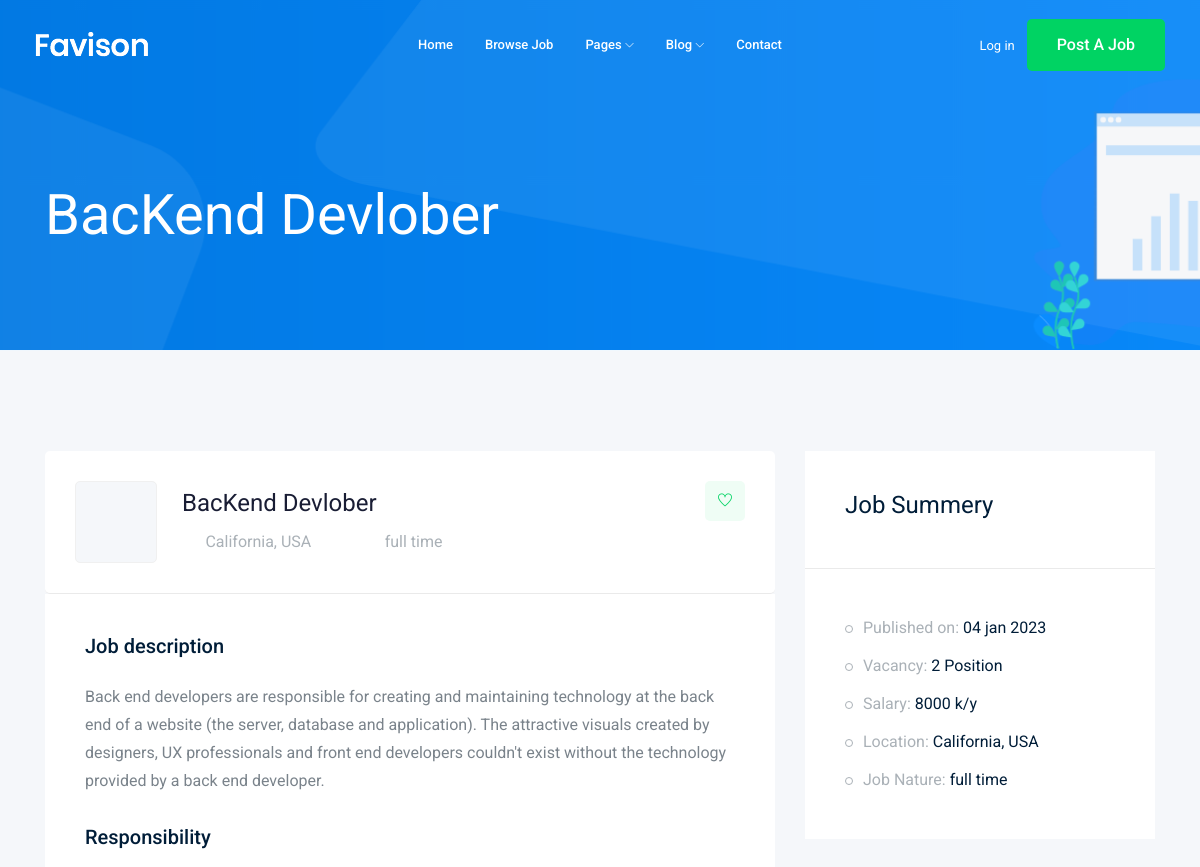
The page /jobs/1 (upper part) on the database as committed earlier.
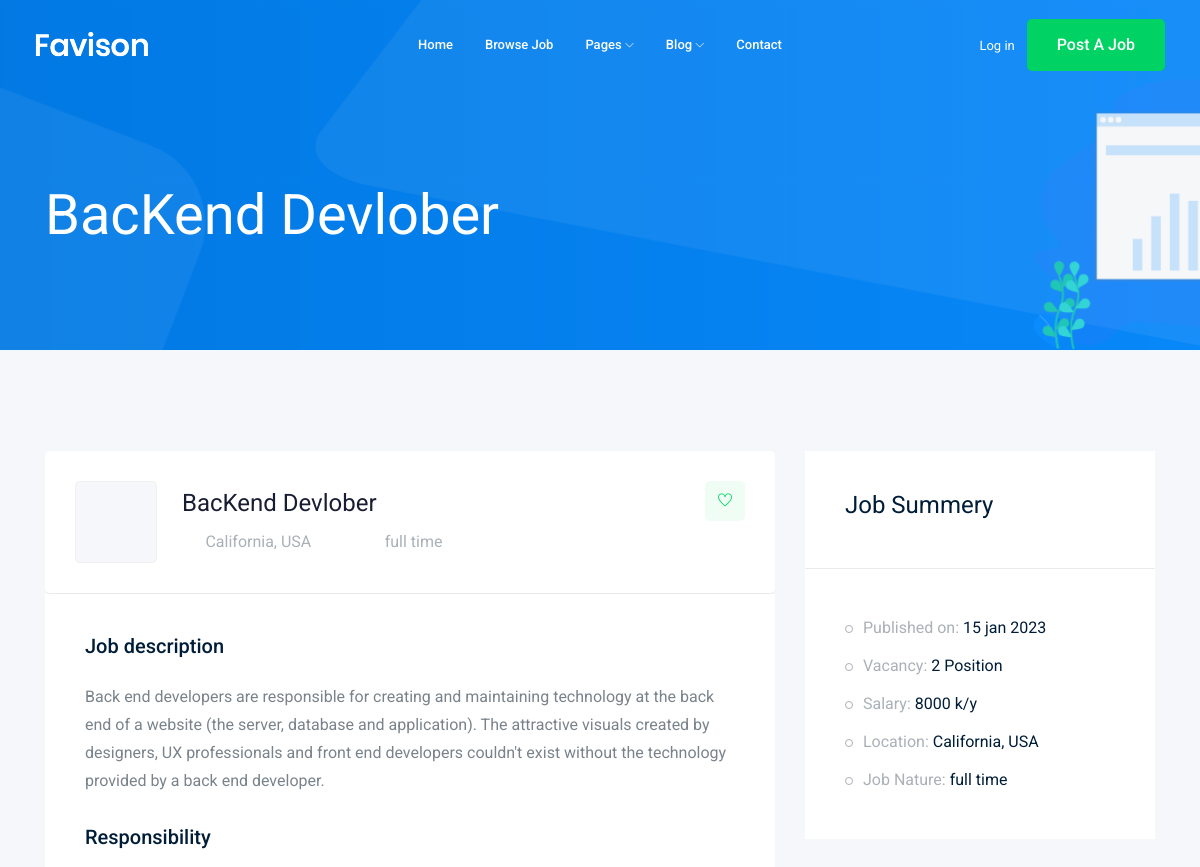
The same page on the database as committed later.
### job/models.py (models this page shows)
class Job (models.Model):
    title = models.CharField(max_length=200)
    job_type = models.CharField(max_length=15, choices=JOB_TYPE)
    description = models.TextField(max_length=500)
    image = models.ImageField(upload_to=upload_img,)
    published_at = models.DateTimeField(auto_now=True)
    vacancy = models.IntegerField(default=1)
    salary = models.IntegerField(default=0)
    experience = models.IntegerField(default=1)
    category = models.ForeignKey(
        'category', on_delete=models.CASCADE, related_name='category')
    def __str__(self):
        return self.title

### job/views.py (the view)
# urls.py: path('<int:job_id>', views.job_details),
def job_details(request, job_id):
    job = Job.objects.get(id=job_id)
    context = {'job': job}
    return render(request, 'job_details.html', context)

### job/templates/job_details.html (shortened to what this page needs)
{% extends 'base.html' %}
{% block body %}
<div class="bradcam_area bradcam_bg_1">
  <div class="container">
    <div class="row">
      <div class="col-xl-12">
        <div class="bradcam_text">
          <h3>{{job}}</h3>
        </div>
      </div>
    </div>
  </div>
</div>
<div class="job_details_area">
  <div class="container">
    <div class="row">
      <div class="col-lg-8">
        <div class="job_details_header">
          <div class="single_jobs white-bg d-flex justify-content-between">
            <div class="jobs_left d-flex align-items-center">
              <div class="thumb">
              </div>
              <div class="jobs_conetent">
                <a href="#">
                  <h4>{{job}}</h4>
                </a>
                <div class="links_locat d-flex align-items-center">
                  <div class="location">
                    <p><i class="fa fa-map-marker"></i> California, USA</p>
                  </div>
                  <div class="location">
                    <p><i class="fa fa-clock-o"></i> {{job.job_type}}</p>
                  </div>
                </div>
              </div>
            </div>
            <div class="jobs_right">
              <div class="apply_now">
                <a class="heart_mark" href="#">
                  <i class="ti-heart"></i>
                </a>
              </div>
            </div>
          </div>
        </div>
        <div class="descript_wrap white-bg">
          <div class="single_wrap">
            <h4>Job description</h4>
            <p>
              {{job.description}}
            </p>
          </div>
          <div class="single_wrap">
            <h4>Responsibility</h4>
          </div>
        </div>
      </div>
      <div class="col-lg-4">
        <div class="job_sumary">
          <div class="summery_header">
            <h3>Job Summery</h3>
          </div>
          <div class="job_content">
            <ul>
              <li>Published on: <span>{{job.published_at | date:'d b Y'}}</span></li>
              <li>Vacancy: <span>{{job.vacancy}} Position</span></li>
              <li>Salary: <span>{{job.salary}} k/y</span></li>
              <li>Location: <span>California, USA</span></li>
              <li>Job Nature: <span> {{job.job_type}}</span></li>
            </ul>
          </div>
        </div>
      </div>
    </div>
  </div>
</div>
{% endblock body %}

### templates/base.html (shortened to what this page needs)
{% load static %}
<!DOCTYPE html>
<html class="no-js" lang="zxx">
<head>
    <link rel="stylesheet" href="{% static 'css/bootstrap.min.css' %}" />
    <link rel="stylesheet" href="{% static 'css/owl.carousel.min.css' %}" />
    <link rel="stylesheet" href="{% static 'css/magnific-popup.css' %}" />
    <link rel="stylesheet" href="{% static 'css/font-awesome.min.css' %}" />
    <link rel="stylesheet" href="{% static 'css/themify-icons.css' %}" />
    <link rel="stylesheet" href="{% static 'css/nice-select.css' %}" />
    <link rel="stylesheet" href="{% static 'css/flaticon.css' %}" />
    <link rel="stylesheet" href="{% static 'css/jquery-ui.css' %}" />
    <link rel="stylesheet" href="{% static 'css/gijgo.css' %}" />
    <link rel="stylesheet" href="{% static 'css/animate.min.css' %}" />
    <link rel="stylesheet" href="{% static 'css/slicknav.css' %}" />
    <link rel="stylesheet" href="{% static 'css/style.css' %}" />
</head>
<body>
    <header>
        <div class="header-area">
            <div id="sticky-header" class="main-header-area">
                <div class="container-fluid">
                    <div class="header_bottom_border">
                        <div class="row align-items-center">
                            <div class="col-xl-3 col-lg-2">
                                <div class="logo">
                                    <a href="index.html">
                                        <img src="img/logo.png" alt="" />
                                    </a>
                                </div>
                            </div>
                            <div class="col-xl-6 col-lg-7">
                                <div class="main-menu d-none d-lg-block">
                                    <nav>
                                        <ul id="navigation">
                                            <li><a href="index.html">home</a></li>
                                            <li><a href="jobs.html">Browse Job</a></li>
                                            <li>
                                                <a href="#">pages <i class="ti-angle-down"></i></a>
                                            </li>
                                            <li>
                                                <a href="#">blog <i class="ti-angle-down"></i></a>
                                            </li>
                                            <li><a href="contact.html">Contact</a></li>
                                        </ul>
                                    </nav>
                                </div>
                            </div>
                            <div class="col-xl-3 col-lg-3 d-none d-lg-block">
                                <div class="Appointment">
                                    <div class="phone_num d-none d-xl-block">
                                        <a href="#">Log in</a>
                                    </div>
                                    <div class="d-none d-lg-block">
                                        <a class="boxed-btn3" href="#">Post a Job</a>
                                    </div>
                                </div>
                            </div>
                            <div class="col-12">
                            </div>
                        </div>
                    </div>
                </div>
            </div>
        </div>
    </header>
    {% block body %}
    {% endblock body %}
</body>
</body>
</html>

Rows that differ between the two databases and show on the page:
changed Job "BacKend Devlober": published_at "04 jan 2023" → "15 jan 2023"
